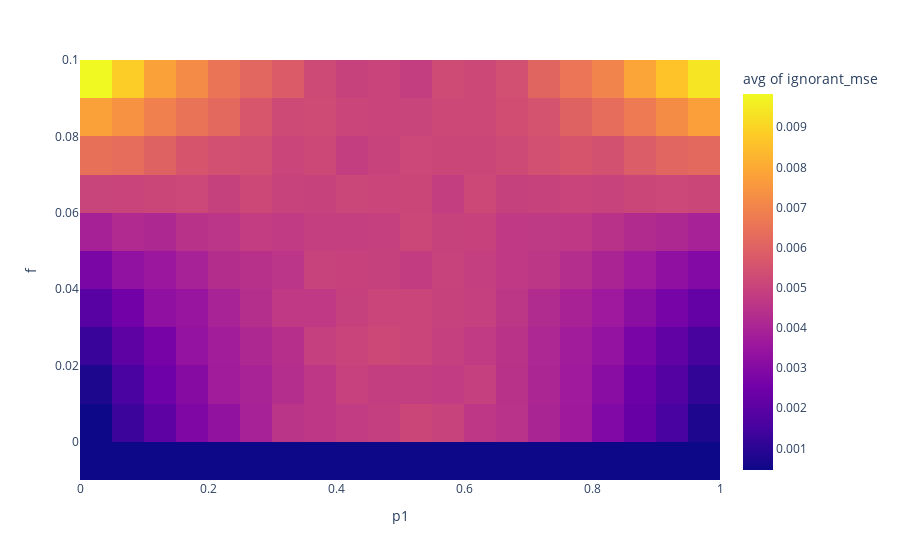

This figure's notebook cell:
### Code cell
import plotly.express as px
fig = px.density_heatmap(data_50, x="p1", y="f", z="ignorant_mse", histfunc="avg", nbinsx = 25, nbinsy = 10)
# fig.update_traces(contours_coloring="fill")
fig.show()

### Figure 1 — Plotly figure (JSON) as saved in the notebook; plotly's stock layout.template omitted (floating-point values rounded to 4 significant figures; data arrays with more than 128 entries replaced by an {"elided": "..."} marker saying what was removed)
{"data": [{"coloraxis": "coloraxis", "histfunc": "avg", "hovertemplate": "p1=%{x}<br>f=%{y}<br>avg of ignorant_mse=%{z}<extra></extra>", "name": "", "nbinsx": 25, "nbinsy": 10, "x": {"elided": "980 float values"}, "xaxis": "x", "xbingroup": "x", "y": {"elided": "980 float values"}, "yaxis": "y", "ybingroup": "y", "z": {"elided": "980 float values"}, "type": "histogram2d"}], "layout": {"xaxis": {"anchor": "y", "domain": [0.0, 1.0], "title": {"text": "p1"}}, "yaxis": {"anchor": "x", "domain": [0.0, 1.0], "title": {"text": "f"}}, "coloraxis": {"colorbar": {"title": {"text": "avg of ignorant_mse"}}, "colorscale": [[0.0, "#0d0887"], [0.1111, "#46039f"], [0.2222, "#7201a8"], [0.3333, "#9c179e"], [0.4444, "#bd3786"], [0.5556, "#d8576b"], [0.6667, "#ed7953"], [0.7778, "#fb9f3a"], [0.8889, "#fdca26"], [1.0, "#f0f921"]]}, "legend": {"tracegroupgap": 0}, "margin": {"t": 60}}}
